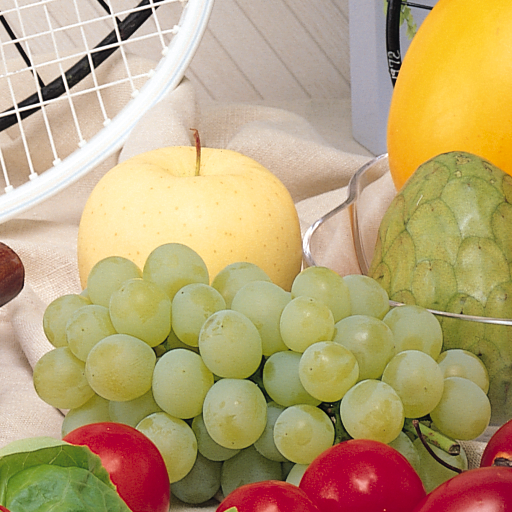
%> input picture Filters/fruits.png, 512 x 512 px
$ octave EEE391_21600880_MA2_SRC.m   (GNU Octave 9; MATLAB toolbox functions it lacks are replaced by stand-ins)
%> lines starting %> are read from the running program, lines starting %| are printed output that depends on the picture; in (x1, y1, x2, y2) boxes, pixels count from 0 and x2, y2 are one past the last pixel; in counts of white or black regions, pixels touching at a corner belong together; the program's own positions count from 1
### Filters/FourierTransform.m
function FT_signal=FourierTransform(signal)
FT_signal=fftshift(fft2(signal));

### Filters/InverseFourierTransform.m
function signal=InverseFourierTransform(FT_signal)
signal=ifft2(ifftshift(FT_signal));

### Filters/EEE391_21600880_MA2_SRC.m
image_rgb = imread('fruits.png');
%> image_rgb is the input picture: size 512x512x3 uint8; mean R, G, B 185.5, 163.3, 118.3
image = im2double(rgb2gray(image_rgb));
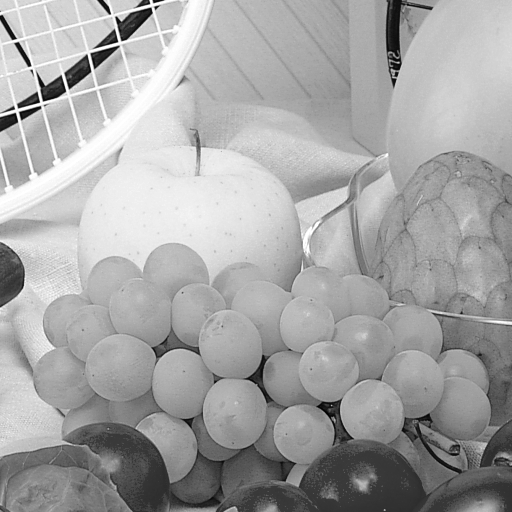
%> image: size 512x512 double; min 0, max 1, mean 0.646

% COMMENT OUT IMSHOWs TO SEE IMAGES. THEY ARE ALSO INCLUDED IN THE HOMEWORK FOLDER.
%imshow(image,[]);

FT_image = FourierTransform(image);
%imshow(image,[]);

magnitude_matrix = abs(FT_image);
%%abs returns each magnitute for the complex number matrix.

phase_angle_matrix = angle(FT_image);
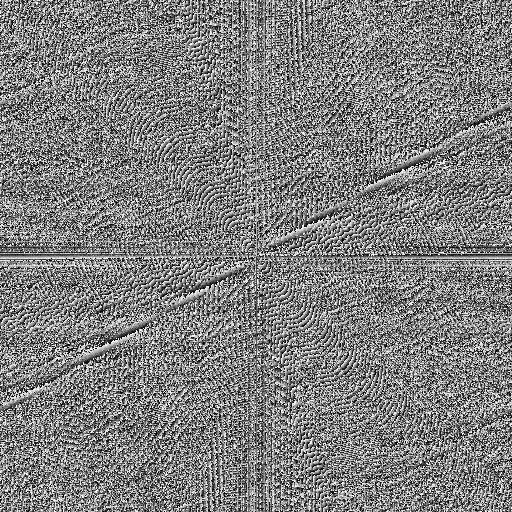
%> phase_angle_matrix: size 512x512 double; min -3.14, max 3.14, mean 1.2e-05; drawn with min black and max white
%%angle returns the angle that is between -pi and pi,
%now, the variable has 512x512 angle values.

%imshow(FT_image_mag, []);
%imshow(FT_image_ang, []);

%generate the low pass filter:
dimension = 512;
lowerInterval = dimension * 3 / 8;
upperInterval = dimension - ( dimension * 3 / 8);
LP = zeros(dimension, dimension);

for m = lowerInterval:upperInterval
    for n = lowerInterval:upperInterval
        LP(m,n) = 1;
    end
end
m = 0;
n = 0;

Filtered_Image = InverseFourierTransform(LP.*FT_image);
%imshow(real(Filtered_Image),[])
%this effect blurs the image!

HP = ones(dimension, dimension);    % 1 in every cell.
HP = HP - LP;
% subtract LP to achieve 0 in middle cells ranging from (192, 320).

Filtered_Image = InverseFourierTransform(HP.*FT_image);
% imshow(real(Filtered_Image2),[])
% this effect shows the edges of fruits. Other parts of the image are more
% like gone.

%
FT_image = FourierTransform(image);
dimension = 512;
upperInterval = dimension * 11 / 16;
lowerInterval = dimension - ( dimension * 11 / 16);

LP = zeros(dimension, dimension);
for m = lowerInterval:upperInterval
    for n = lowerInterval:upperInterval
        LP(m,n) = 1;
    end
end
m = 0;
n = 0;

Filtered_Image = InverseFourierTransform(LP.*FT_image);
imshow(real(Filtered_Image),[])
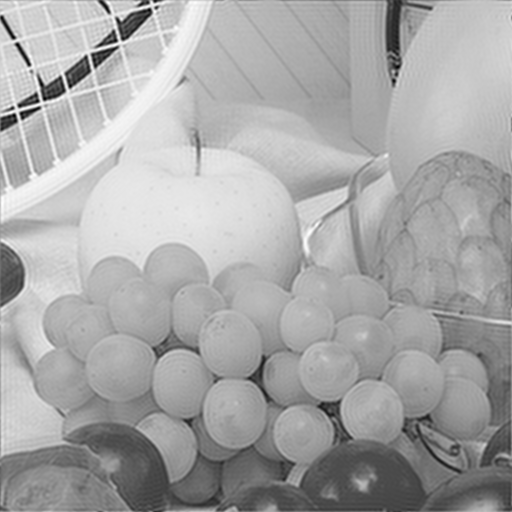
%> displayed picture: size 512x512, on the screen's scale of 0 to 255; min 0, max 255, mean 167.2
HP = ones(dimension, dimension);    % 1 in every cell.
HP = HP - LP;

Filtered_Image = InverseFourierTransform(HP.*FT_image);
%imshow(real(Filtered_Image),[])
%this effect blurs the image!
% subtract LP to achieve 0 in middle cells ranging from (192, 320).


%%%%%%%%%%%%% PART 2

% implement 2Dconv...

%

%size of the image is 512x512.
[x1,y1,z1] = size(image_rgb);
%> x1 = 512; y1 = 512; z1 = 3

deltaOne = zeros(dimension, dimension);
for i = 1:x1
    for j = 1:y1
        if( i == j - 1)
            deltaOne(i,j) = -1;
        end
    end
end
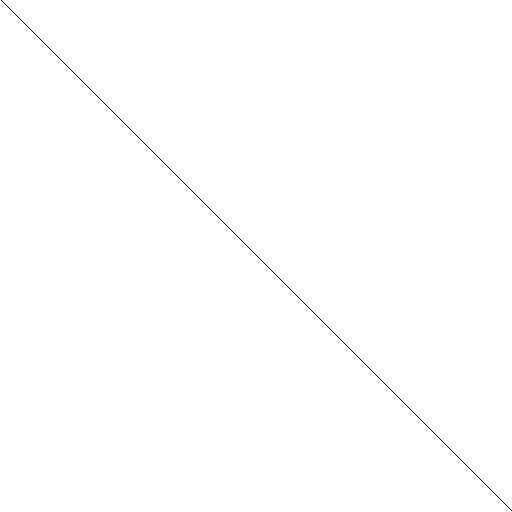
%> deltaOne: size 512x512 double; values -1 (black) and 0 (white), 99.8% white; black in thin lines or dots

deltaTwo = zeros(dimension, dimension);
for i = 1:x1
    for j = 1:y1
        if( i == j + 1)
            deltaOne(i,j) = 1;
        end
    end
end
%> deltaOne: size 512x512 double; 0.19% of pixels changed, all inside (x1, y1, x2, y2) = (0, 1, 511, 512)

deltaThree = zeros(dimension, dimension);
for i = 1:x1
    for j = 1:y1
        if( i - 1 == j)
            deltaOne(i,j) = -1;
        end
    end
end
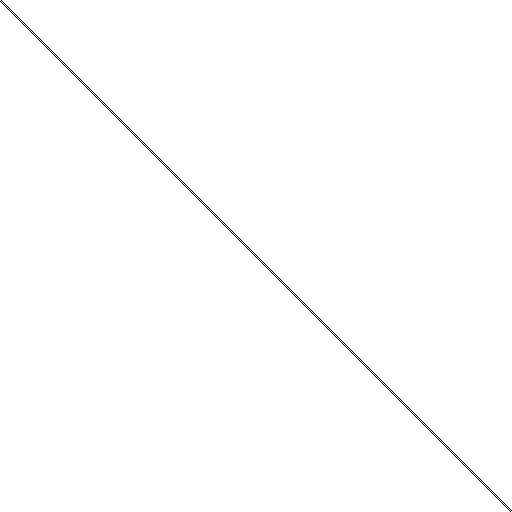
%> deltaOne: size 512x512 double; values -1 (black) and 0 (white), 99.6% white; black in thin lines or dots

hx = deltaOne + deltaTwo;
%> (the run ends here)
